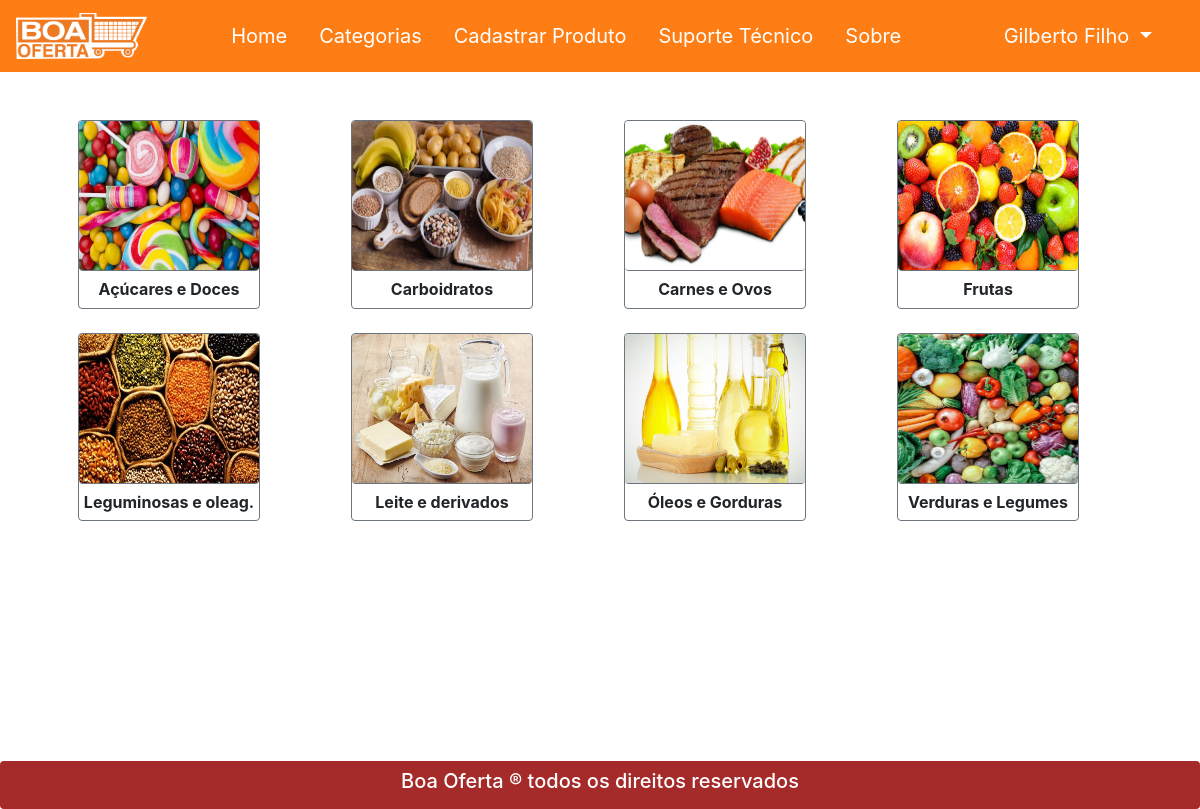
The page /categorias.php (signed in) on the database its author committed.
### tables this page shows
CREATE TABLE usuarios (
cpf varchar(14) PRIMARY KEY NOT NULL,
apelido varchar(25) NOT NULL,
nome_completo varchar(150) NOT NULL,
email varchar(250) NOT NULL,
senha varchar(25) NOT NULL,
foto_usuario varchar(150),
fk_id_rua_user int NOT NULL,
fk_id_tipo int NOT NULL,
CONSTRAINT fk_usuario_id_rua FOREIGN KEY(fk_id_rua_user) REFERENCES ruas (id_rua),
CONSTRAINT fk_id_tipo FOREIGN KEY(fk_id_tipo) REFERENCES tipo_usuarios (id_tipo)
);

CREATE TABLE categorias (
id_categoria int PRIMARY KEY NOT NULL AUTO_INCREMENT,
nome_categoria varchar(50),
foto_categoria varchar(150)
);

### categorias.php (the view)
<?php
require_once "cabecalho.php";
require_once "class/conexao.php";
?>
<div class="container mt-4">
	<div class="row pl-5">
	<?php
	$result_produto = "SELECT * FROM categorias ORDER BY nome_categoria ASC";
	$resultado_produto = mysqli_query($conexao, $result_produto);
	while($row_produto = mysqli_fetch_assoc($resultado_produto)){
	?>
		<div class="col-xl-2 col-lg-3 col-md-4 col-sm-4 col-6 recentes mt-4 rounded border border-secondary">
			<a href="index.php?cat=<?php echo $row_produto['id_categoria']?>" style="text-decoration: none;">
				<div class="row">
					<img src="imagens/categorias/<?php echo $row_produto['foto_categoria']?>" class="imgProd rounded border-secondary">
				</div>
				<div class="row d-flex justify-content-center">
					<h6 class="text-body">
						<strong><?php echo ($row_produto['nome_categoria']); ?></strong>
					</h6>
				</div>
			</a>
		</div>
		<div class='col-1'></div>
		<?php }
		?>
	</div>
</div>
<?php
require_once "rodape.php";
?>

### cabecalho.php (shortened to what this page needs)
<?php
require_once("class/conexao.php");
?>
<!DOCTYPE html>
<html>
<head>
  <link rel="stylesheet" type="text/css" href="css/bootstrap.css">
  <link rel="stylesheet" type="text/css" href="css/estilo.css">
</head>
<body>
  <header>
    <nav class="navbar navbar-expand-lg navbar-dark" style="background: #fe7e15;">
      <a class="navbar-brand" href="index.php" style="float: left; width: 15%;"><img src="imagens/logo/logo.png" class="w-75"></a>
      <div class="collapse navbar-collapse" id="navbarTogglerDemo02">
        <ul class="navbar-nav mr-auto mt-2 mt-lg-0">
          <li class="nav-item active ml-3">
            <a class="nav-link" href="index.php" style="font-size: 125%;">Home <span class="sr-only">(Página atual)</span></a>
          </li>
          <li class="nav-item active ml-3">
            <a class="nav-link" href="categorias.php" style="font-size: 125%;">Categorias</a>
          </li>
          <li class="nav-item active ml-3">
            <a class="nav-link" href="cadastroProduto.php" style="font-size: 125%;">Cadastrar Produto</a>
          </li>
          <li class="nav-item active ml-3">
            <a class="nav-link" href="suporte.php" style="font-size: 125%;">Suporte Técnico</a>
          </li>
          <li class="nav-item active ml-3 ">
            <a class="nav-link" href="sobre.php" style="font-size: 125%;">Sobre</a>
          </li>
        </ul>
        <ul class="navbar-nav  mt-2 mt-lg-0 float-right">
        <?php
        if(isset($_SESSION['usuario'])){
        ?>
          <li class="nav-item dropdown active float-right mr-4">
            <a class="nav-link dropdown-toggle" href="#" id="navbarDropdown" role="button" data-toggle="dropdown" aria-haspopup="true" aria-expanded="false" style="font-size: 125%;">
            <?php
            $sql = "select nome_completo, apelido from usuarios where email = '$_SESSION[usuario]' ;";
            $resultado = $conexao->query($sql) OR trigger_error($conexao->error, E_USER_ERROR);
            if($consulta = $resultado->fetch_object()){
              echo ($consulta->nome_completo);
            }
            ?>
            </a>
          </li>
        <?php }
        ?>
      </div>
  </nav>
</header>

### css/estilo.css (style rules this page uses)
.imgProd { width: 100%; height: 150px; border-bottom: 1px solid #282828; margin-bottom: 5%; }

### rows shown on the page
usuarios: nome_completo "Gilberto Filho"
categorias: foto_categoria (picture), nome_categoria "Açúcares e Doces"
categorias: foto_categoria (picture), nome_categoria "Carboidratos"
categorias: foto_categoria (picture), nome_categoria "Carnes e Ovos"
categorias: foto_categoria (picture), nome_categoria "Frutas"
categorias: foto_categoria (picture), nome_categoria "Leguminosas e oleag."
categorias: foto_categoria (picture), nome_categoria "Leite e derivados"
categorias: foto_categoria (picture), nome_categoria "Óleos e Gorduras"
categorias: foto_categoria (picture), nome_categoria "Verduras e Legumes"
